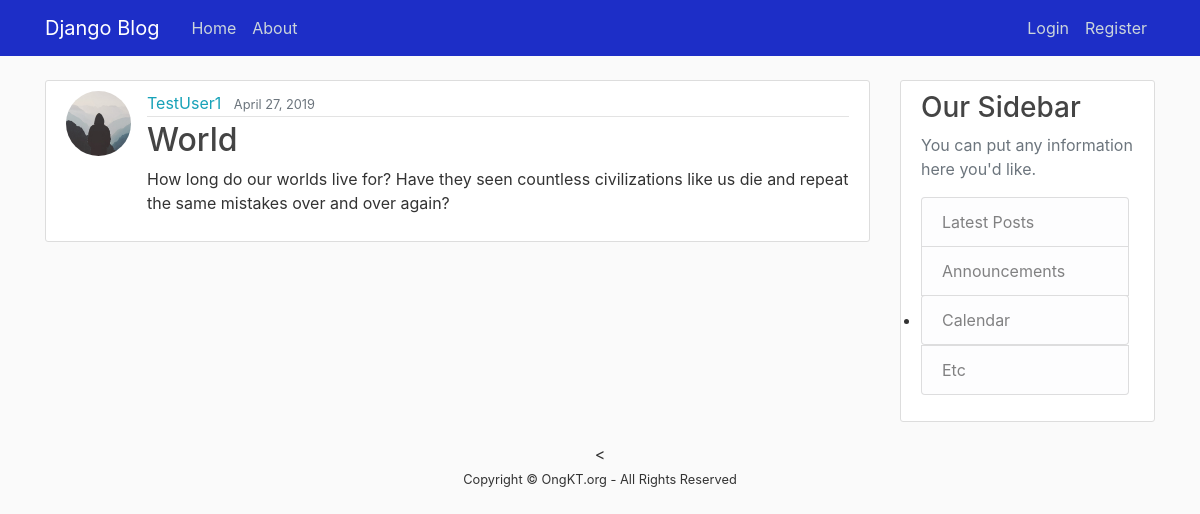
The app's page /post/18/ with its own data.
### website/models.py (models this page shows, shortened)
class Post(models.Model):
	title = models.CharField(max_length=100)
	content = models.TextField()
	date_posted = models.DateTimeField(default=timezone.now)
	author = models.ForeignKey(User, on_delete=models.CASCADE)

### Users/models.py (models this page shows, shortened)
class Profile(models.Model):
	user = models.OneToOneField(User, on_delete=models.CASCADE)
	image = models.ImageField(default='default.jpg', upload_to='profile_pics')

### website/views.py (the view)
# urls.py: path('post/<int:pk>/', PostDetailView.as_view(), name='post-detail'),
class PostDetailView(DetailView):
	model = Post

### website/templates/website/post_detail.html (shortened to what this page needs)
{% extends "website/base.html" %}
{% block content %}
	<article class="media content-section">
    <img class="rounded-circle article-img" src="{{ object.author.profile.image.url }}">
  		<div class="media-body">
    		<div class="article-metadata">
      			<a class="mr-2" href="{% url 'user-posts' object.author.username %}">{{ object.author }}</a>
      			<small class="text-muted">{{ object.date_posted|date:"F d, Y"}}</small>
    		</div>
    		<h2 class="article-title">{{ object.title }}</h2>
    		<p class="article-content">{{ object.content }}</p>
  		</div>
	</article>
{% endblock %}

### website/static/website/main.css (style rules this page uses)
body { background: #fafafa; color: #333333; margin-top: 5rem; width: 100%; height: 100%; }
h1, h2, h3, h4, h5, h6 { color: #444444; }
.content-section { background: #ffffff; padding: 10px 20px; border: 1px solid #dddddd; border-radius: 3px; margin-bottom: 20px; }
.article-title { color: #444444; }
.article-content { white-space: pre-line; }
.article-img { height: 65px; width: 65px; margin-right: 16px; }
.article-metadata { padding-bottom: 1px; margin-bottom: 4px; border-bottom: 1px solid #e3e3e3 }
a { color: #17a2b8; }

### records on screen
Post: author.profile.image (placeholder picture), author "TestUser1", date_posted "April 27, 2019", title "World", content "How long do our worlds live for? Have they seen countless civilizations like us die and repeat the same mistakes over and over again?"
